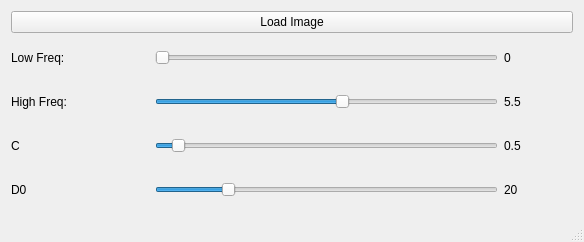
<?xml version="1.0" encoding="UTF-8"?>
<ui version="4.0">
 <class>MainWindow</class>
 <widget class="QMainWindow" name="MainWindow">
  <property name="geometry">
   <rect>
    <x>0</x>
    <y>0</y>
    <width>584</width>
    <height>242</height>
   </rect>
  </property>
  <property name="windowTitle">
   <string>MainWindow</string>
  </property>
  <widget class="QWidget" name="centralWidget">
   <layout class="QVBoxLayout" name="verticalLayout_2" stretch="1,5">
    <item>
     <widget class="QPushButton" name="btLoadImage">
      <property name="text">
       <string>Load Image</string>
      </property>
     </widget>
    </item>
    <item>
     <layout class="QVBoxLayout" name="verticalLayout">
      <item>
       <layout class="QHBoxLayout" name="horizontalLayout" stretch="2,5,1">
        <item>
         <widget class="QLabel" name="label">
          <property name="text">
           <string>Low Freq:</string>
          </property>
         </widget>
        </item>
        <item>
         <widget class="QSlider" name="lowFreqSlider">
          <property name="maximum">
           <number>100</number>
          </property>
          <property name="singleStep">
           <number>1</number>
          </property>
          <property name="pageStep">
           <number>0</number>
          </property>
          <property name="value">
           <number>0</number>
          </property>
          <property name="orientation">
           <enum>Qt::Horizontal</enum>
          </property>
         </widget>
        </item>
        <item>
         <widget class="QLabel" name="labelLowFreq">
          <property name="text">
           <string>0</string>
          </property>
         </widget>
        </item>
       </layout>
      </item>
      <item>
       <layout class="QHBoxLayout" name="horizontalLayout_2" stretch="2,5,1">
        <item>
         <widget class="QLabel" name="label_2">
          <property name="text">
           <string>High Freq:</string>
          </property>
         </widget>
        </item>
        <item>
         <widget class="QSlider" name="highFreqSlider">
          <property name="maximum">
           <number>100</number>
          </property>
          <property name="pageStep">
           <number>0</number>
          </property>
          <property name="value">
           <number>55</number>
          </property>
          <property name="sliderPosition">
           <number>55</number>
          </property>
          <property name="orientation">
           <enum>Qt::Horizontal</enum>
          </property>
         </widget>
        </item>
        <item>
         <widget class="QLabel" name="labelHighFreq">
          <property name="text">
           <string>5.5</string>
          </property>
         </widget>
        </item>
       </layout>
      </item>
      <item>
       <layout class="QHBoxLayout" name="horizontalLayout_3" stretch="2,5,1">
        <item>
         <widget class="QLabel" name="label_3">
          <property name="text">
           <string>C</string>
          </property>
         </widget>
        </item>
        <item>
         <widget class="QSlider" name="cSlider">
          <property name="maximum">
           <number>100</number>
          </property>
          <property name="pageStep">
           <number>0</number>
          </property>
          <property name="value">
           <number>5</number>
          </property>
          <property name="orientation">
           <enum>Qt::Horizontal</enum>
          </property>
         </widget>
        </item>
        <item>
         <widget class="QLabel" name="labelC">
          <property name="text">
           <string>0.5</string>
          </property>
         </widget>
        </item>
       </layout>
      </item>
      <item>
       <layout class="QHBoxLayout" name="horizontalLayout_4" stretch="2,5,1">
        <item>
         <widget class="QLabel" name="label_4">
          <property name="text">
           <string>D0</string>
          </property>
         </widget>
        </item>
        <item>
         <widget class="QSlider" name="d0Slider">
          <property name="maximum">
           <number>100</number>
          </property>
          <property name="pageStep">
           <number>0</number>
          </property>
          <property name="value">
           <number>20</number>
          </property>
          <property name="orientation">
           <enum>Qt::Horizontal</enum>
          </property>
         </widget>
        </item>
        <item>
         <widget class="QLabel" name="labelD0">
          <property name="text">
           <string>20</string>
          </property>
         </widget>
        </item>
       </layout>
      </item>
     </layout>
    </item>
   </layout>
  </widget>
  <widget class="QMenuBar" name="menuBar">
   <property name="geometry">
    <rect>
     <x>0</x>
     <y>0</y>
     <width>584</width>
     <height>25</height>
    </rect>
   </property>
  </widget>
  <widget class="QStatusBar" name="statusBar"/>
 </widget>
 <layoutdefault spacing="6" margin="11"/>
 <resources/>
 <connections/>
</ui>
